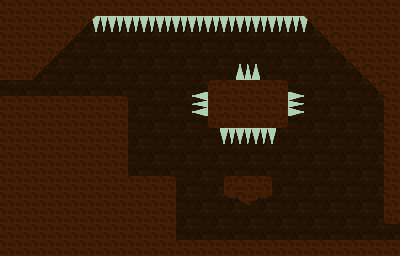

A level layout from a 2D game, rendered from its tile map. Below: a short description, then the map file with tile-grid data replaced by summaries:
An orthogonal 25x16 tile map with 16x16 px tiles, 3 tile layers (back, collideGround, front) and 4 objects (egg).

<map version="1.0" tiledversion="1.0.3" orientation="orthogonal" renderorder="right-down" width="25" height="16" tilewidth="16" tileheight="16" nextobjectid="33">
 <tileset firstgid="1" name="tileground" tilewidth="16" tileheight="16" tilecount="64" columns="8">
  <image source="../assets/tileset/tileset.png" width="128" height="128" />
  <tile id="0">
   <properties>
    <property name="collides" type="bool" value="true" />
   </properties>
  </tile>
  <tile id="1">
   <properties>
    <property name="collides" type="bool" value="true" />
   </properties>
  </tile>
  <tile id="9">
   <properties>
    <property name="collides" type="bool" value="true" />
   </properties>
  </tile>
  <tile id="17">
   <properties>
    <property name="collides" type="bool" value="true" />
   </properties>
  </tile>
  <tile id="25">
   <properties>
    <property name="collides" type="bool" value="true" />
   </properties>
  </tile>
 </tileset>
 <layer name="back" width="25" height="16" opacity="0.5">
  <data>[400 cells, 400 non-empty, 4 distinct tile ids]</data>
 </layer>
 <layer name="collideGround" width="25" height="16">
  <data>[400 cells, 228 non-empty, 7 distinct tile ids]</data>
 </layer>
 <objectgroup name="doors">
  <object id="29" gid="9" x="384" y="240" width="16" height="16">
   <properties>
    <property name="destination" value="map9" />
    <property name="key" value="door" />
    <property name="open" type="bool" value="true" />
    <property name="openWith" value="any" />
    <property name="playerX" type="int" value="1" />
    <property name="playerY" type="int" value="30" />
    <property name="side" value="left" />
   </properties>
  </object>
  <object id="31" gid="9" x="0" y="96" width="16" height="16">
   <properties>
    <property name="destination" value="map7" />
    <property name="key" value="door" />
    <property name="open" type="bool" value="true" />
    <property name="openWith" value="any" />
    <property name="playerX" type="int" value="1" />
    <property name="playerY" type="int" value="30" />
    <property name="side" value="left" />
   </properties>
  </object>
 </objectgroup>
 <objectgroup name="eggs">
  <object id="30" name="egg" gid="17" x="240" y="176" width="16" height="16">
   <properties>
    <property name="ability" value="egg" />
    <property name="egg" type="bool" value="true" />
    <property name="id" value="14" />
    <property name="key" value="egg" />
   </properties>
  </object>
 </objectgroup>
 <layer name="front" width="25" height="16">
  <data>[400 cells, 2 non-empty, 1 distinct tile ids]</data>
 </layer>
 <objectgroup name="savestation">
  <object id="32" gid="25" x="80" y="96" width="16" height="16">
   <properties>
    <property name="destination" value="map8" />
    <property name="key" value="saveStation" />
   </properties>
  </object>
 </objectgroup>
</map>
